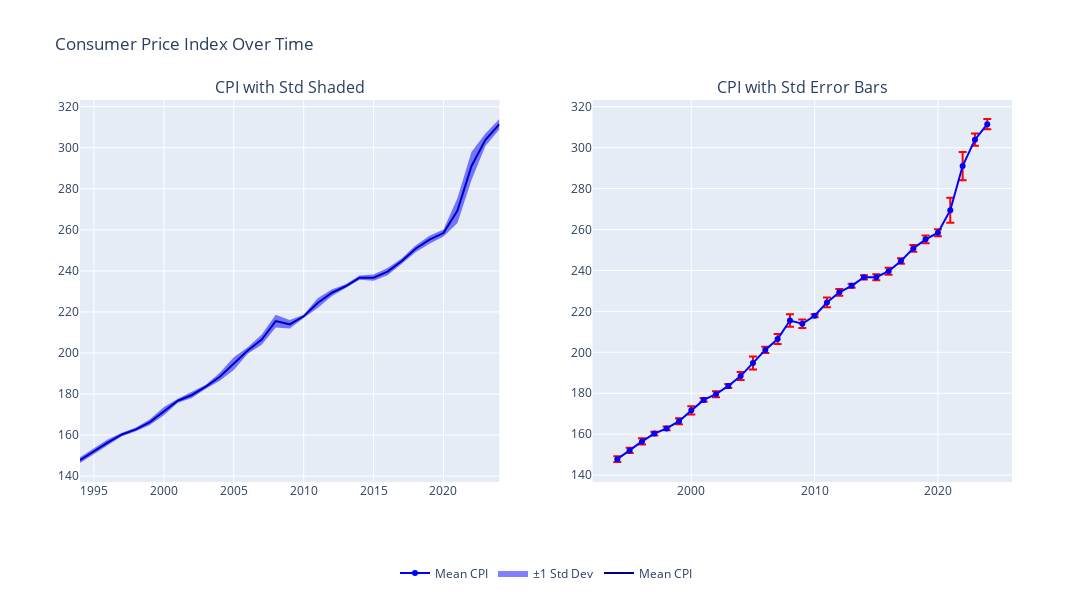

This figure's notebook cell:
### Code cell
years = annual_statistics.index
mean_values = annual_statistics['ConsumerPriceIndex']['mean']
std_values = annual_statistics['ConsumerPriceIndex']['std']

# 1 row and 2 columns
fig = make_subplots(rows=1, cols=2, subplot_titles=('CPI with Std Shaded', 'CPI with Std Error Bars'))

#  Line chart with shaded standard deviation
fig.add_trace(
    go.Scatter(
        x=years,
        y=mean_values,
        mode='lines',
        name='Mean CPI',
        line=dict(color='darkblue'),
    ),
    row=1, col=1
)
fig.add_trace(
    go.Scatter(
        x=years,
        y=mean_values + std_values,
        mode='lines',
        fill=None,
        line=dict(color='rgba(0,0,255,0.2)', width=0),
        showlegend=False
    ),
    row=1, col=1
)
fig.add_trace(
    go.Scatter(
        x=years,
        y=mean_values - std_values,
        mode='lines',
        fill='tonexty',
        line=dict(color='rgba(0,0,255,0.2)', width=0),
        name='±1 Std Dev',
        showlegend=True
    ),
    row=1, col=1
)

# Line chart with error bars
fig.add_trace(
    go.Scatter(
        x=years,
        y=mean_values,
        mode='lines+markers',
        name='Mean CPI',
        line=dict(color='blue'),
        error_y=dict(
            type='data',
            array=std_values,
            color='red',
            thickness=2,
            width=4
        )
    ),
    row=1, col=2
)

# Update layout to move the legend to the bottom
fig.update_layout(
    height=600, 
    width=1600, 
    title_text='Consumer Price Index Over Time',
    showlegend=True,
    legend=dict(
        orientation="h",   # Horizontal orientation
        x=0.5,             # Center the legend horizontally
        y=-0.2,            # Move the legend below the charts
        xanchor='center',   # Align the legend horizontally with the center
        yanchor='top'       # Align the legend above the bottom edge
    )
)

# Show the plot
fig.show()

### Figure 1 — Plotly figure (JSON) as saved in the notebook; plotly's stock layout.template omitted (floating-point values rounded to 4 significant figures)
{"data": [{"line": {"color": "darkblue"}, "mode": "lines", "name": "Mean CPI", "type": "scatter", "x": [1994, 1995, 1996, 1997, 1998, 1999, 2000, 2001, 2002, 2003, 2004, 2005, 2006, 2007, 2008, 2009, 2010, 2011, 2012, 2013, 2014, 2015, 2016, 2017, 2018, 2019, 2020, 2021, 2022, 2023, 2024], "xaxis": "x", "y": [147.8, 152.1, 156.5, 160.3, 162.8, 166.3, 171.7, 176.8, 179.6, 183.6, 188.4, 194.8, 201.2, 206.5, 215.5, 214.0, 217.9, 224.4, 229.3, 232.5, 236.7, 236.7, 239.6, 244.7, 250.8, 255.2, 258.4, 269.4, 291.0, 303.9, 311.4], "yaxis": "y"}, {"line": {"color": "rgba(0,0,255,0.2)", "width": 0}, "mode": "lines", "showlegend": false, "type": "scatter", "x": [1994, 1995, 1996, 1997, 1998, 1999, 2000, 2001, 2002, 2003, 2004, 2005, 2006, 2007, 2008, 2009, 2010, 2011, 2012, 2013, 2014, 2015, 2016, 2017, 2018, 2019, 2020, 2021, 2022, 2023, 2024], "xaxis": "x", "y": [149.2, 153.4, 158.0, 161.2, 163.7, 167.8, 173.7, 177.7, 181.0, 184.6, 190.4, 198.0, 202.8, 209.0, 218.6, 216.0, 218.7, 226.7, 231.0, 233.5, 237.7, 238.2, 241.4, 246.0, 252.4, 257.1, 260.1, 275.5, 297.9, 306.9, 313.9], "yaxis": "y"}, {"fill": "tonexty", "line": {"color": "rgba(0,0,255,0.2)", "width": 0}, "mode": "lines", "name": "±1 Std Dev", "showlegend": true, "type": "scatter", "x": [1994, 1995, 1996, 1997, 1998, 1999, 2000, 2001, 2002, 2003, 2004, 2005, 2006, 2007, 2008, 2009, 2010, 2011, 2012, 2013, 2014, 2015, 2016, 2017, 2018, 2019, 2020, 2021, 2022, 2023, 2024], "xaxis": "x", "y": [146.5, 150.8, 155.0, 159.4, 161.9, 164.9, 169.7, 175.8, 178.1, 182.6, 186.4, 191.7, 199.6, 204.1, 212.5, 211.9, 217.1, 222.0, 227.7, 231.6, 235.6, 235.2, 237.9, 243.3, 249.1, 253.3, 256.7, 263.4, 284.1, 300.9, 309.0], "yaxis": "y"}, {"error_y": {"array": [1.357, 1.273, 1.476, 0.8981, 0.8884, 1.427, 2.02, 0.9292, 1.462, 0.9764, 1.971, 3.16, 1.553, 2.462, 3.06, 2.062, 0.7726, 2.375, 1.644, 0.9477, 1.035, 1.515, 1.732, 1.334, 1.648, 1.928, 1.717, 6.071, 6.881, 3.001, 2.49], "color": "red", "thickness": 2, "type": "data", "width": 4}, "line": {"color": "blue"}, "mode": "lines+markers", "name": "Mean CPI", "type": "scatter", "x": [1994, 1995, 1996, 1997, 1998, 1999, 2000, 2001, 2002, 2003, 2004, 2005, 2006, 2007, 2008, 2009, 2010, 2011, 2012, 2013, 2014, 2015, 2016, 2017, 2018, 2019, 2020, 2021, 2022, 2023, 2024], "xaxis": "x2", "y": [147.8, 152.1, 156.5, 160.3, 162.8, 166.3, 171.7, 176.8, 179.6, 183.6, 188.4, 194.8, 201.2, 206.5, 215.5, 214.0, 217.9, 224.4, 229.3, 232.5, 236.7, 236.7, 239.6, 244.7, 250.8, 255.2, 258.4, 269.4, 291.0, 303.9, 311.4], "yaxis": "y2"}], "layout": {"annotations": [{"font": {"size": 16}, "showarrow": false, "text": "CPI with Std Shaded", "x": 0.225, "xanchor": "center", "xref": "paper", "y": 1, "yanchor": "bottom", "yref": "paper"}, {"font": {"size": 16}, "showarrow": false, "text": "CPI with Std Error Bars", "x": 0.775, "xanchor": "center", "xref": "paper", "y": 1, "yanchor": "bottom", "yref": "paper"}], "height": 600, "legend": {"orientation": "h", "x": 0.5, "xanchor": "center", "y": -0.2, "yanchor": "top"}, "showlegend": true, "title": {"text": "Consumer Price Index Over Time"}, "width": 1600, "xaxis": {"anchor": "y", "domain": [0, 0.45]}, "xaxis2": {"anchor": "y2", "domain": [0.55, 1]}, "yaxis": {"anchor": "x", "domain": [0, 1]}, "yaxis2": {"anchor": "x2", "domain": [0, 1]}}}
